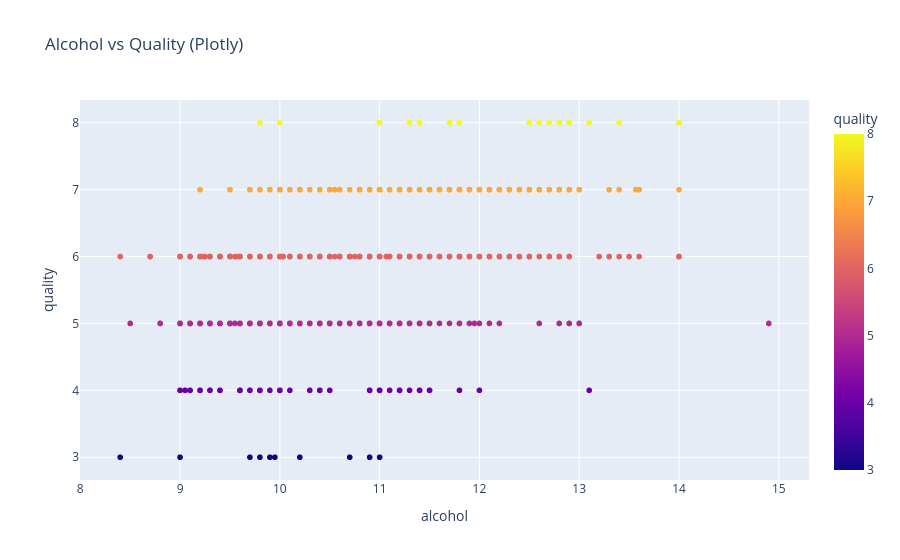

Source (notebook cell):
### Code cell
fig = px.scatter(df, x='alcohol', y='quality', color='quality', 
                 hover_data=['pH', 'fixed acidity'],
                 title='Alcohol vs Quality (Plotly)')
fig.show()

### Figure 1 — Plotly figure (JSON) as saved in the notebook; plotly's stock layout.template omitted (floating-point values rounded to 4 significant figures; data arrays with more than 128 entries replaced by an {"elided": "..."} marker saying what was removed)
{"data": [{"customdata": {"elided": "1599x2 float values"}, "hovertemplate": "alcohol=%{x}<br>quality=%{marker.color}<br>pH=%{customdata[0]}<br>fixed acidity=%{customdata[1]}<extra></extra>", "legendgroup": "", "marker": {"color": {"elided": "1599 int values"}, "coloraxis": "coloraxis", "symbol": "circle"}, "mode": "markers", "name": "", "showlegend": false, "type": "scattergl", "x": {"elided": "1599 float values"}, "xaxis": "x", "y": {"elided": "1599 int values"}, "yaxis": "y"}], "layout": {"coloraxis": {"colorbar": {"title": {"text": "quality"}}, "colorscale": [[0, "#0d0887"], [0.1111, "#46039f"], [0.2222, "#7201a8"], [0.3333, "#9c179e"], [0.4444, "#bd3786"], [0.5556, "#d8576b"], [0.6667, "#ed7953"], [0.7778, "#fb9f3a"], [0.8889, "#fdca26"], [1, "#f0f921"]]}, "legend": {"tracegroupgap": 0}, "title": {"text": "Alcohol vs Quality (Plotly)"}, "xaxis": {"anchor": "y", "domain": [0, 1], "title": {"text": "alcohol"}}, "yaxis": {"anchor": "x", "domain": [0, 1], "title": {"text": "quality"}}}}
